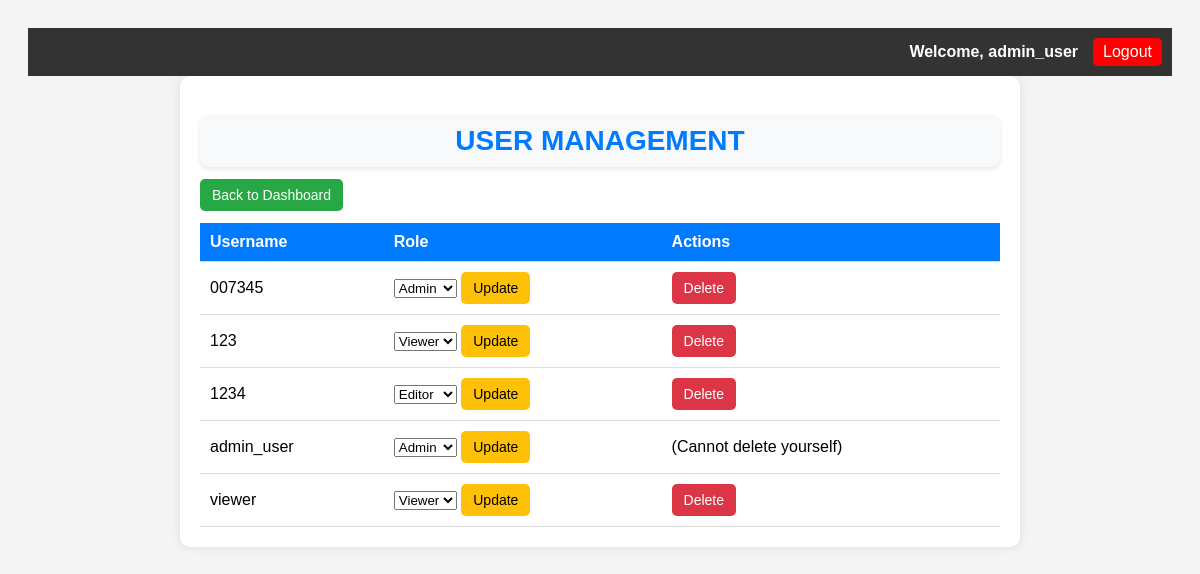
Screenshot of /admin.php (signed in) with the database file from the repository.
### tables this page shows
CREATE TABLE `users` (
  `id` int NOT NULL,
  `username` varchar(100) NOT NULL,
  `password` varchar(255) NOT NULL,
  `is_admin` tinyint(1) NOT NULL DEFAULT '0',
  `role` enum('viewer','editor','admin') NOT NULL DEFAULT 'viewer'
);

### admin.php (the view, shortened to what this page needs)
<?php
include 'header.php';
require 'config.php';
$stmt = $pdo->query("SELECT id, username, role FROM users ORDER BY username ASC");
$users = $stmt->fetchAll();
?>
<!DOCTYPE html>
<html>
<head>
</head>
<body>
    <div class="container">
    <h1 class="dashboard-heading">User Management</h1>
        <a href="dashboard.php" class="btn btn-add">Back to Dashboard</a>
        <table>
            <thead>
                <tr>
                    <th>Username</th>
                    <th>Role</th>
                    <th>Actions</th>
                </tr>
            </thead>
            <tbody>
                <?php foreach ($users as $user): ?>
                    <tr>
                        <td><?= htmlspecialchars($user['username']) ?></td>
                        <td>
                            <form method="post" style="display:inline;">
                                <select name="role">
                                    <option value="viewer" <?= $user['role'] === 'viewer' ? 'selected' : '' ?>>Viewer</option>
                                    <option value="editor" <?= $user['role'] === 'editor' ? 'selected' : '' ?>>Editor</option>
                                    <option value="admin" <?= $user['role'] === 'admin' ? 'selected' : '' ?>>Admin</option>
                                </select>
                                <button type="submit" class="btn btn-update">Update</button>
                            </form>
                        </td>
                        <td>
                            <?php if ($user['id'] != $_SESSION['user_id']): ?>
                                <a href="admin.php?delete=<?= $user['id'] ?>" class="btn btn-delete" onclick="return confirm('Are you sure?')">Delete</a>
                            <?php else: ?>
                                <span>(Cannot delete yourself)</span>
                            <?php endif; ?>
                        </td>
                    </tr>
                <?php endforeach; ?>
            </tbody>
        </table>
    </div>
</body>
</html>

### header.php (shortened to what this page needs)
<?php
require 'config.php';
if (isset($_SESSION['user_id'])) {
    $stmt = $pdo->prepare("SELECT username FROM users WHERE id = ?");
    $stmt->execute([$_SESSION['user_id']]);
    $user = $stmt->fetch();
    $username = $user['username'] ?? 'User';
}
?>
<div class="topbar">
    <?php if (isset($_SESSION['user_id'])): ?>
        <span class="username">Welcome, <?= htmlspecialchars($username) ?></span>
        <a href="logout.php" class="btn-logout">Logout</a>
    <?php endif; ?>
</div>

### header.php (style rules this page uses)
.topbar { background: #333; color: white; padding: 10px; display: flex; justify-content: flex-end; align-items: center; }
.username { margin-right: 15px; font-weight: bold; }
.btn-logout { background: red; color: white; padding: 5px 10px; text-decoration: none; border-radius: 5px; }

### admin.php (style rules this page uses)
body { font-family: Arial, sans-serif; background-color: #f4f4f4; padding: 20px; }
.container { max-width: 800px; margin: auto; background: white; padding: 20px; border-radius: 10px; box-shadow: 0 0 10px rgba(0, 0, 0, 0.1); }
h1 { text-align: center; }
table { width: 100%; border-collapse: collapse; margin-top: 20px; }
th, td { padding: 10px; text-align: left; border-bottom: 1px solid #ddd; }
th { background-color: #007bff; color: white; }
.btn { padding: 8px 12px; border: none; border-radius: 5px; cursor: pointer; text-decoration: none; font-size: 14px; }
.btn-update { background-color: #ffc107; color: black; }
.btn-delete { background-color: #dc3545; color: white; }
.btn-add { background-color: #28a745; color: white; }
.dashboard-heading { font-size: 28px; font-weight: bold; text-align: center; color: #007bff; text-transform: uppercase; margin-bottom: 20px; padding: 10px; background: #f8f9fa; border-radius: 8px; box-shadow: 0 2px 4px rgba(0, 0, 0, 0.1); }

### rows the page displays
users: username "admin_user", role "Admin", shows "(Cannot delete yourself)"
users: username "007345", role "Admin"
users: username "123", role "Viewer"
users: username "1234", role "Editor"
users: username "viewer", role "Viewer"
